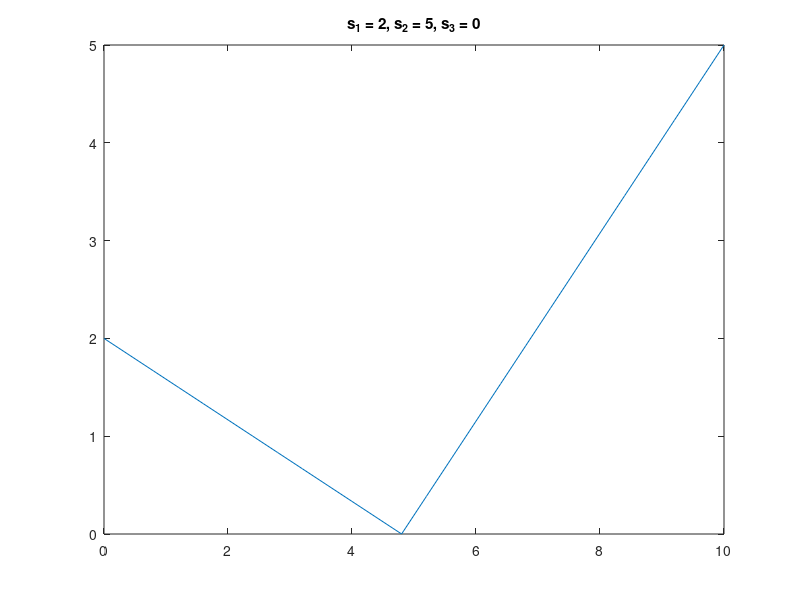

This chart was generated by the following MATLAB code:
N = 25;
L = 10;

x = [0: L/N: L];
T = zeros(1, N + 1);
T(1) = 2;
T(N + 1) = 5;


for k = 1:500
    T_new = T;
    for i = 2:N
        if mod(N, 2) == 0
            T_new(N/2) = 0;
        else
            T_new(N/2 + 1/2) = 0;
        end
        T_new(i) = (1/2)*(T(i -1) + T(i + 1));
    end
    T = T_new;
    plot(x, T)
    title('s_1 = 2, s_2 = 5, s_3 = 0')
    pause(0.1)
end
